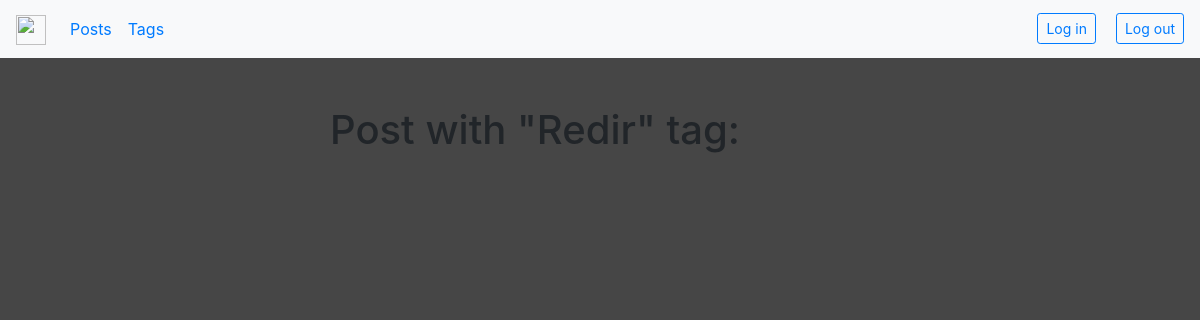
The page /blog/tags/redir/ on the database as committed earlier.
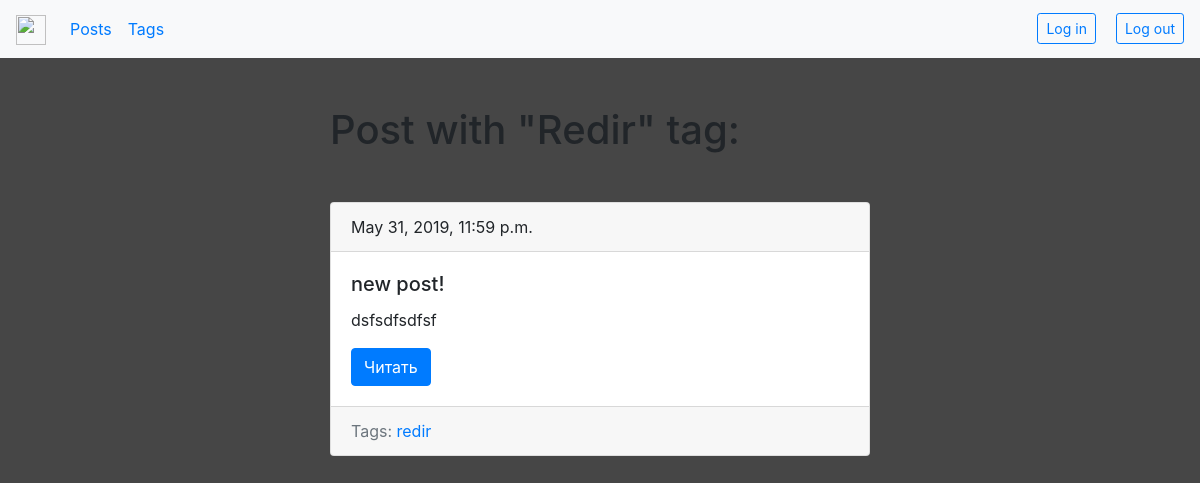
The same page on the database as committed later.
### blog/models.py (models this page shows, shortened)
class Tag(models.Model):
    title = models.CharField(max_length=50)
    slug = models.SlugField(max_length=50, unique=True)
    def get_absolute_url(self):
        return reverse('tag_detail_url', kwargs={'slug': self.slug})
    class Meta:
        ordering = ['title']

class Post(models.Model):
    title = models.CharField(max_length=150, db_index=True)
    slug = models.SlugField(max_length=150, blank=True, unique=True)
    body = models.TextField(blank=True, db_index=True)
    tags = models.ManyToManyField('Tag', blank=True, related_name='posts')
    date_pub = models.DateTimeField(auto_now_add=True)
    def get_absolute_url(self):
        return reverse('post_detail_url', kwargs={'slug': self.slug})
    class Meta:
        ordering = ['-date_pub']

### blog/views.py (the view)
# urls.py: path('tags/<str:slug>/', TagDetail.as_view(), name='tag_detail_url'),
class TagDetail(ObjectDetailMixin, View):
    model = Tag
    template = 'blogg/tag_detail.html'

### blog/utils.py (called while the page is built)
    def get(self, request, slug):
        obj = get_object_or_404(self.model, slug__iexact=slug)
        return render(request, self.template, context={self.model.__name__.lower(): obj,
                                                       'admin_obj': obj, 'detail': True})

### blog/templates/blogg/tag_detail.html (shortened to what this page needs)
{% extends 'blogg/base_blog.html'%}
{% block content %}
    <h1 class="mb-5">Post with "{{ tag.title|title }}" tag:</h1>
    {%for post in tag.posts.all%}
        {% include 'blogg/includs/post_card_template.html'%}
    {%endfor%}
{% endblock%}

### blog/templates/blogg/base_blog.html
{% extends 'base.html'%}

### templates/base.html (shortened to what this page needs)
<!DOCTYPE html>
<html lang="eng">
<head>
    <link rel="stylesheet" href="https://stackpath.bootstrapcdn.com/bootstrap/4.3.1/css/bootstrap.min.css"
>
</head>
<body>
<nav class=" navbar navbar-expand-sm bg-light" style="background-color: #e3f2fd;">
    <a class="navbar-brand" href="{%url 'index'%}">
        <img src="https://www.clipartmax.com/png/middle/239-2390772_blog-icon-png.png" width="30" height="30">
    </a>
    <div class="collapse navbar-collapse" id="navbarSupportedContent">
        <ul class="navbar-nav mr-auto">
            <li class="nav-item active">
                <a class="nav-link" href="{%url 'posts_list_url'%}">Posts</a>
            </li>
            <li class="nav-item">
                <a class="nav-link" href="{%url 'tags_list_url'%}">Tags</a>
            </li>
        </ul>
        <a href="{%url 'login_url'%}">
            <button type="button" class="btn btn-outline-primary btn-sm" style="margin-right:20px">Log in</button>
        </a>
        <a href="{%url 'logout_url'%}">
            <button type="button" class="btn btn-outline-primary btn-sm">Log out</button>
        </a>
    </div>
</nav>
<div class="container mt-5">
    <div class="row">
        <div class="col-6 offset-md-3">
            {% block content %}{% endblock%}
        </div>
    </div>
</div>
</body>
</html>

### blog/templates/blogg/includs/post_card_template.html
<div class="card mb-4">
    <div class="card-header">
        {{post.date_pub}}
    </div>
    <div class="card-body">
        <h5 class="card-title">{{post.title}}</h5>
        <p class="card-text">{{post.body|truncatewords:15}}</p>
        <a href="{{ post.get_absolute_url }}" class="btn btn-primary">Читать</a>
    </div>
    <div class="card-footer text-muted">
        Tags:
        {% for tag in post.tags.all %}
            <a href="{{ tag.get_absolute_url }}">{{ tag.title }}</a>
        {%endfor%}
    </div>
</div>

### templates/base.html (style rules this page uses)
body { background-image: url('https://wallbox.ru/wallpapers/main/201111/a1e1860795f19cab101037f9638e7a17.jpg'); background-position: center center; background-repeat: no-repeat; background-attachment:fixed; background-size: cover; background-color: #464646; }

Rows that differ between the two databases and show on the page:
added Post: date_pub "May 31, 2019, 11:59 p.m.", title "new post!", body "dsfsdfsdfsf", Tag (title "redir")
